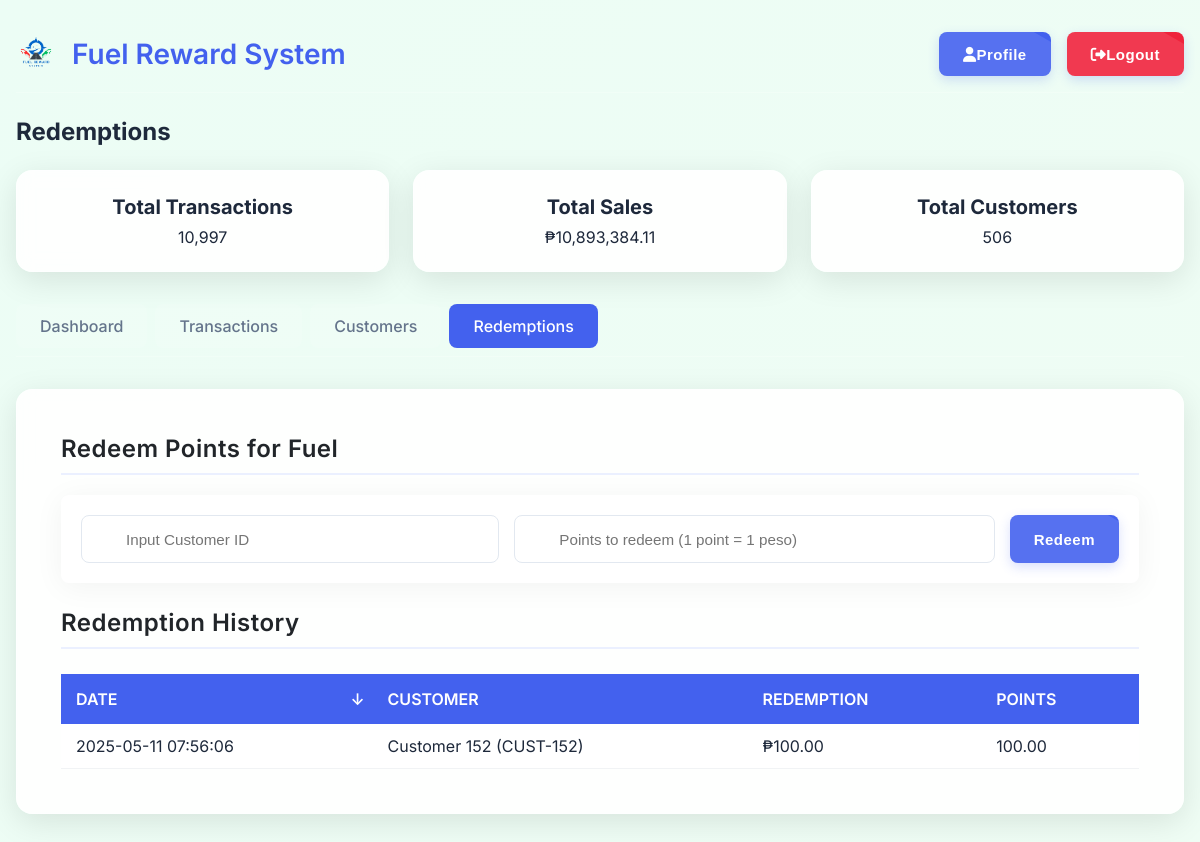
Page /redeem (signed in) on the committed database.
### tables this page shows
CREATE TABLE redemptions
                 (id INTEGER PRIMARY KEY AUTOINCREMENT,
                  customer_id INTEGER,
                  reward_name TEXT,
                  points_redeemed REAL,
                  date TEXT);

CREATE TABLE customers
                 (id INTEGER PRIMARY KEY AUTOINCREMENT,
                  name TEXT,
                  registration_date TEXT,
                  total_points REAL DEFAULT 0);

### app.py (the view)
    def decorated_function(*args, **kwargs):
        if 'logged_in' not in session:
            flash('Please log in to access this page', 'error')
            return redirect(url_for('login'))
        return f(*args, **kwargs)

### app.py (called while the page is built)
def login_required(f):
    def decorated_function(*args, **kwargs):
        if 'logged_in' not in session:
            flash('Please log in to access this page', 'error')
            return redirect(url_for('login'))
        return f(*args, **kwargs)
    decorated_function.__name__ = f.__name__
    return decorated_function

@app.context_processor
def inject_stats():
    stats = {
        'total_transactions': 0,
        'total_sales': 0,
        'total_customers': 0,
        'ADMIN_CREDENTIALS': ADMIN_CREDENTIALS
    }
    try:
        conn = sqlite3.connect('database.db')
        c = conn.cursor()
        c.execute("SELECT COUNT(*) FROM transactions")
        stats['total_transactions'] = "{:,}".format(c.fetchone()[0] or 0)
        c.execute("SELECT SUM(amount) FROM transactions")
        total_sales = c.fetchone()[0] or 0
        stats['total_sales'] = "{:,.2f}".format(total_sales)
        c.execute("SELECT COUNT(*) FROM customers")
        stats['total_customers'] = "{:,}".format(c.fetchone()[0] or 0)
    except:
        pass
    finally:
        conn.close()
    return stats

### templates/redeem.html (shortened to what this page needs)
{% extends "admin.html" %} {% block page_title %}Redemptions{% endblock %} {%
block content %}
<div class="redeem-container">
  <h3>Redeem Points for Fuel</h3>
  <form method="post" action="/redeem" id="redeem-form">
    <div class="form-row">
      <div class="search-container">
        <input
          type="text"
          id="customer-search"
          class="form-control"
          placeholder="Input Customer ID"
          autocomplete="off"
          required
        />
      </div>
      <input
        type="number"
        name="points_to_redeem"
        class="form-control"
        placeholder="Points to redeem (1 point = 1 peso)"
        required
        min="1"
        step="0.01"
      />
      <button type="submit" class="btn" id="redeem-btn">
        <span class="btn-text">Redeem</span>
      </button>
    </div>
  </form>
  <h3>Redemption History</h3>
  <table class="modern-table">
    <thead>
      <tr>
        <th
          class="sortable-header"
          data-sort="date"
          data-order="{{ 'desc' if sort_by == 'date' and sort_order == 'asc' else 'asc' }}"
        >
          DATE
          <span
            class="sort-arrow {% if sort_by == 'date' %}active {{ sort_order }}{% endif %}"
          ></span>
        </th>
        <th
          class="sortable-header"
          data-sort="customer"
          data-order="{{ 'desc' if sort_by == 'customer' and sort_order == 'asc' else 'asc' }}"
        >
          CUSTOMER
        </th>
        <th
          class="sortable-header"
          data-sort="amount"
          data-order="{{ 'desc' if sort_by == 'amount' and sort_order == 'asc' else 'asc' }}"
        >
          REDEMPTION
        </th>
        <th
          class="sortable-header"
          data-sort="points"
          data-order="{{ 'desc' if sort_by == 'points' and sort_order == 'asc' else 'asc' }}"
        >
          POINTS
        </th>
      </tr>
    </thead>
    <tbody>
      {% for r in redemptions %}
      <tr>
        <td>{{ r[0] }}</td>
        <td>{{ r[4] }} (CUST-{{ r[1] }})</td>
        <td>₱{{ "%.2f"|format(r[3]|float) }}</td>
        <td>{{ "%.2f"|format(r[3]|float) }}</td>
      </tr>
      {% endfor %}
    </tbody>
  </table>
</div>
{% endblock %}

### templates/admin.html (style rules this page uses)
:root { --primary: #4361ee; --primary-dark: #2563eb; --text: #1e293b; --text-light: #64748b; --border: #e2e8f0; --white: #ffffff; --bg: #f8fafc; --error: #ef233c; --success: #4cc9f0; }
* { box-sizing: border-box; margin: 0; padding: 0; }
body { font-family: "Inter", sans-serif; background: linear-gradient(-45deg, #f0f4f8, #e0e7ff, #f0fdf4, #ecfdf5); background-size: 400% 400%; animation: gradientBG 15s ease infinite; color: var(--text); overflow-x: hidden; }
.btn { display: inline-flex; align-items: center; justify-content: center; padding: 0.75rem 1.5rem; border-radius: 8px; font-size: 0.9375rem; font-weight: 500; cursor: pointer; transition: all 0.2s ease; border: none; position: relative; overflow: hidden; }
.btn::after { content: ""; position: absolute; top: -50%; left: -60%; width: 200%; height: 200%; background: rgba(255, 255, 255, 0.1); transform: rotate(30deg); transition: all 0.3s ease; }
.form-control { width: 100%; padding: 12px 16px 12px 44px; border: 1px solid var(--border); border-radius: 8px; font-size: 0.95rem; transition: all 0.3s ease; height: 48px; background-color: rgba(255, 255, 255, 0.8); }
h3 { font-size: 1.25rem; margin-bottom: 0.5rem; }

### templates/redeem.html (style rules this page uses)
:root { --primary: #4361ee; --primary-dark: #3a56d4; --primary-light: #ebf0ff; --secondary: #7209b7; --accent: #f72585; --dark: #212529; --light: #f8f9fa; --gray: #6c757d; --success: #4cc9f0; --error: #ef233c; --bg: #ffffff; --card-bg: #ffffff; --card-shadow: 0 4px 30px rgba(0, 0, 0, 0.05); }
.redeem-container { animation: fadeIn 0.5s ease-out; padding: 20px; max-width: 1200px; margin: 0 auto; }
.redeem-container h3 { color: var(--dark); margin-bottom: 20px; font-size: 1.5rem; font-weight: 600; letter-spacing: 0.5px; border-bottom: 2px solid var(--primary-light); padding-bottom: 10px; animation: slideInRight 0.4s ease-out; }
.form-row { display: flex; gap: 15px; margin-bottom: 25px; flex-wrap: wrap; background-color: var(--card-bg); padding: 20px; border-radius: 8px; box-shadow: var(--card-shadow); animation: fadeIn 0.6s ease-out; }
.form-control { flex: 1; min-width: 200px; padding: 0.85rem 1rem; border: 1px solid #e9ecef; border-radius: 8px; font-size: 0.95rem; transition: all 0.3s ease; background-color: var(--light); }
.btn { padding: 0.85rem 1.5rem; background-color: var(--primary); color: white; border: none; border-radius: 8px; cursor: pointer; font-weight: 600; letter-spacing: 0.5px; transition: all 0.3s ease; box-shadow: 0 4px 12px rgba(67, 97, 238, 0.2); }
.form-control { width: 100%; padding: 12px 16px 12px 44px; border: 1px solid var(--border); border-radius: 8px; font-size: 0.95rem; transition: all 0.3s ease; height: 48px; background-color: rgba(255, 255, 255, 0.8); }
.search-container { position: relative; flex: 1; }
.modern-table { width: 100%; border-collapse: separate; border-spacing: 0; margin-top: 25px; animation: fadeIn 0.7s ease-out; }
.modern-table th { background-color: var(--primary); color: white; font-weight: 600; padding: 15px; text-align: left; position: sticky; top: 0; z-index: 10; }
.modern-table td { padding: 12px 15px; background-color: white; border-bottom: 1px solid #f1f3f5; transition: all 0.2s ease; }
.modern-table tr { animation: fadeIn 0.3s ease-out; }
.sortable-header { cursor: pointer; position: relative; padding-right: 20px !important; }
.sort-arrow { position: absolute; right: 8px; top: 50%; transform: translateY(-50%); opacity: 0.5; transition: all 0.2s ease; }
.sort-arrow.active { opacity: 1; }
.sort-arrow.desc::after { content: "↓"; }

### rows in the picture
redemptions: date "2025-05-11 07:56:06", name "Customer 152", customer "152", points_redeemed "100.00"

### other values in the picture
{{ total_transactions }} "10,997"
{{ total_sales }} "10,893,384.11"
{{ total_customers }} "506"
